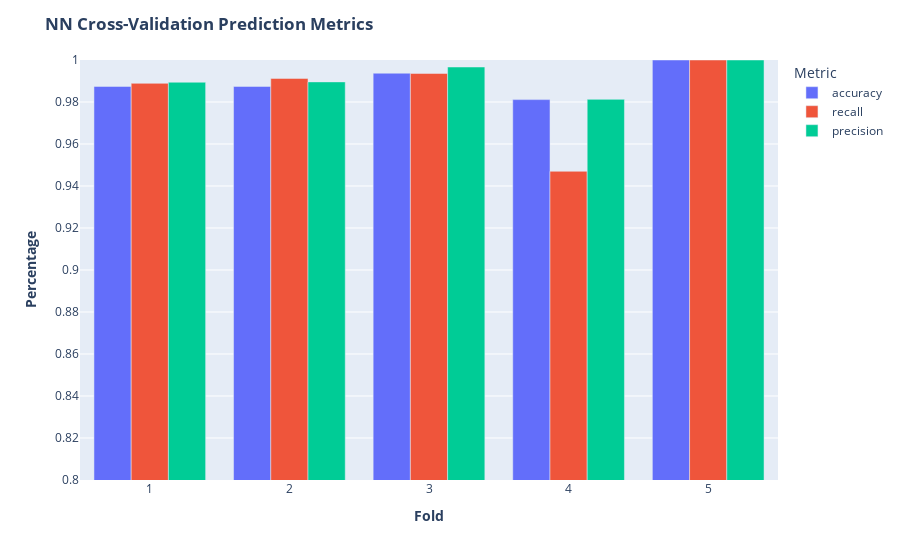

Notebook code cell kept with this figure:
### Code cell
cross_results_fig = px.bar(cross_results_df, x=cross_results_df.index, y=cross_results_df.columns, barmode='group') # Define a bar chart, using the combined overal results above except Successes
cross_results_fig.update_layout(title_text=f"<b>NN Cross-Validation Prediction Metrics</b>") # Add a title to the figure
cross_results_fig.update_xaxes(title_text="<b>Fold</b>") # Add a title to the x axis
cross_results_fig.update_yaxes(title_text="<b>Percentage</b>",range=(0.8,1)) # Add a title to the primary y axis
cross_results_fig.update_layout(legend=dict(title="Metric"))
#results_fig.update_legend(title_text="Metric") # Add a title to the legend
cross_results_fig.show()

### Figure 1 — Plotly figure (JSON) as saved in the notebook; plotly's stock layout.template omitted (floating-point values rounded to 4 significant figures)
{"data": [{"alignmentgroup": "True", "hovertemplate": "variable=accuracy<br>index=%{x}<br>value=%{y}<extra></extra>", "legendgroup": "accuracy", "marker": {"color": "#636efa", "pattern": {"shape": ""}}, "name": "accuracy", "offsetgroup": "accuracy", "orientation": "v", "showlegend": true, "textposition": "auto", "type": "bar", "x": [1, 2, 3, 4, 5], "xaxis": "x", "y": [0.9874, 0.9874, 0.9937, 0.9811, 1], "yaxis": "y"}, {"alignmentgroup": "True", "hovertemplate": "variable=recall<br>index=%{x}<br>value=%{y}<extra></extra>", "legendgroup": "recall", "marker": {"color": "#EF553B", "pattern": {"shape": ""}}, "name": "recall", "offsetgroup": "recall", "orientation": "v", "showlegend": true, "textposition": "auto", "type": "bar", "x": [1, 2, 3, 4, 5], "xaxis": "x", "y": [0.9889, 0.9912, 0.9936, 0.947, 1], "yaxis": "y"}, {"alignmentgroup": "True", "hovertemplate": "variable=precision<br>index=%{x}<br>value=%{y}<extra></extra>", "legendgroup": "precision", "marker": {"color": "#00cc96", "pattern": {"shape": ""}}, "name": "precision", "offsetgroup": "precision", "orientation": "v", "showlegend": true, "textposition": "auto", "type": "bar", "x": [1, 2, 3, 4, 5], "xaxis": "x", "y": [0.9894, 0.9896, 0.9967, 0.9813, 1], "yaxis": "y"}], "layout": {"autosize": true, "barmode": "group", "legend": {"title": {"text": "Metric"}, "tracegroupgap": 0}, "margin": {"t": 60}, "title": {"text": "<b>NN Cross-Validation Prediction Metrics</b>"}, "xaxis": {"anchor": "y", "autorange": true, "domain": [0, 1], "range": [0.5, 5.5], "title": {"text": "<b>Fold</b>"}, "type": "linear"}, "yaxis": {"anchor": "x", "domain": [0, 1], "range": [0.8, 1], "title": {"text": "<b>Percentage</b>"}, "type": "linear"}}}
